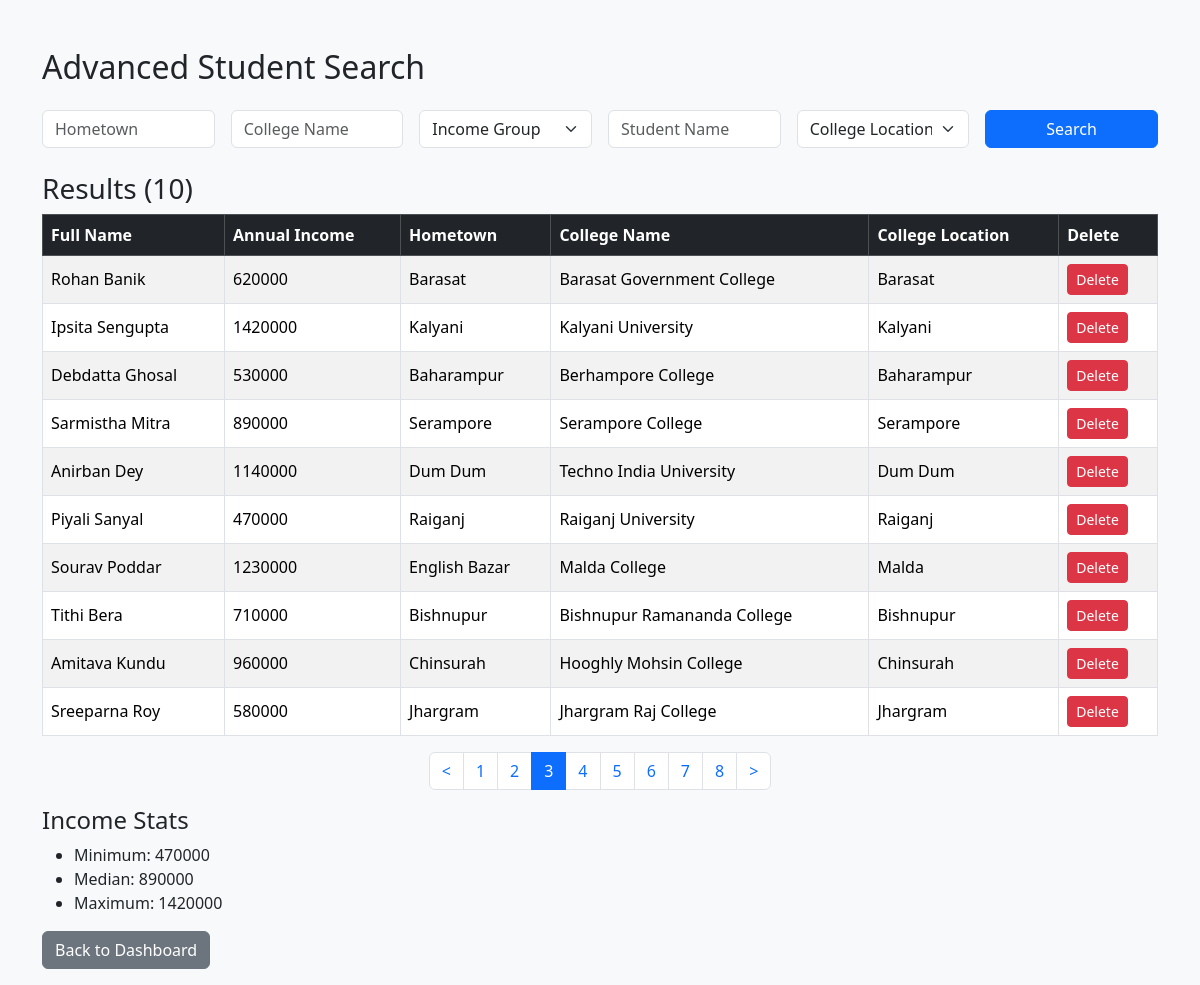
The app's page /admin/search?page=3 (signed in) with its own data.
### tables this page shows
CREATE TABLE profiles (
            user_id INTEGER PRIMARY KEY,
            full_name TEXT,
            annual_income INTEGER,
            hometown TEXT,
            college_name TEXT,
            college_location TEXT,
            FOREIGN KEY(user_id) REFERENCES users(id)
        );

### app.py (the view, shortened to what this page needs)
@app.route('/admin/search', methods=['GET', 'POST'])
@login_required
def admin_search():
    if getattr(current_user, 'role', None) != 'admin':
        return redirect(url_for('admin_login'))
    page = request.args.get('page', 1, type=int)
    per_page = 10
    conn = sqlite3.connect('database.db')
    c = conn.cursor()
    income_groups = [
        ('<4.8L', 'annual_income < 480000'),
        ('4.8L-7.7L', 'annual_income BETWEEN 480000 AND 770000'),
        ('7.7L-10.2L', 'annual_income BETWEEN 770000 AND 1020000'),
        ('10.2L-13.8L', 'annual_income BETWEEN 1020000 AND 1380000'),
        ('>13.8L', 'annual_income > 1380000')
    ]
    c.execute("SELECT DISTINCT college_location FROM profiles")
    college_locations = sorted([row[0] for row in c.fetchall()])
    filters = []
    params = []
    query = '''SELECT * FROM profiles'''
    count_query = '''SELECT COUNT(*) FROM profiles'''
    if filters:
        filter_str = ' WHERE ' + ' AND '.join(filters)
        query += filter_str
        count_query += filter_str
    c.execute(count_query, params)
    total = c.fetchone()[0]
    query += ' LIMIT ? OFFSET ?'
    c.execute(query, params + [per_page, (page-1)*per_page])
    results = c.fetchall()
    incomes = [row[2] for row in results]
    stats = {
        'min': min(incomes) if incomes else 0,
        'max': max(incomes) if incomes else 0,
        'median': sorted(incomes)[len(incomes)//2] if incomes else 0
    }
    conn.close()
    total_pages = ceil(total/per_page) if total else 1
    pagination_window = get_pagination_window(page, total_pages, window=8)
    return render_template('admin_search.html',
                           results=results,
                           stats=stats,
                           income_groups=income_groups,
                           total_pages=total_pages,
                           current_page=page,
                           pagination_window=pagination_window,
                           college_locations=college_locations)

### app.py (called while the page is built)
def get_pagination_window(current_page, total_pages, window=8):
    half = window // 2
    if total_pages <= window:
        return list(range(1, total_pages + 1))
    elif current_page <= half:
        return list(range(1, window + 1))
    elif current_page >= total_pages - half:
        return list(range(total_pages - window + 1, total_pages + 1))
    else:
        return list(range(current_page - half + 1, current_page + half + 1))

@login_manager.user_loader
def user_loader(username):
    conn = sqlite3.connect('database.db')
    c = conn.cursor()
    c.execute("SELECT * FROM users WHERE username = ?", (username,))
    user_data = c.fetchone()
    if not user_data:
        return None
    user = User()
    user.id = username
    user.role = user_data[3]
    return user

### templates/admin_search.html (shortened to what this page needs)
<!DOCTYPE html>
<html>
<head>
  <link href="https://cdn.jsdelivr.net/npm/bootstrap@5.3.2/dist/css/bootstrap.min.css" rel="stylesheet">
</head>
<body class="bg-light">
<div class="container mt-5">
  <h2 class="mb-4">Advanced Student Search</h2>
  <form method="post" class="row g-3 mb-3">
    <div class="col-md-2">
      <input class="form-control" name="hometown" placeholder="Hometown" value="{{ request.form.get('hometown', '') }}">
    </div>
    <div class="col-md-2">
      <input class="form-control" name="college_name" placeholder="College Name" value="{{ request.form.get('college_name', '') }}">
    </div>
    <div class="col-md-2">
      <select class="form-select" name="income_group">
        <option value="">Income Group</option>
      </select>
    </div>
    <div class="col-md-2">
      <input class="form-control" name="student_name" placeholder="Student Name" value="{{ request.form.get('student_name', '') }}">
    </div>
    <div class="col-md-2">
      <select class="form-select" name="college_location">
        <option value="">College Location</option>
      </select>
    </div>
    <div class="col-md-2">
      <button type="submit" class="btn btn-primary w-100">Search</button>
    </div>
  </form>
  {% if results is not none %}
    <h3 class="mt-4">Results ({{ results|length }})</h3>
    <div class="table-responsive">
      <table class="table table-striped table-bordered align-middle">
        <thead class="table-dark">
          <tr>
            <th>Full Name</th>
            <th>Annual Income</th>
            <th>Hometown</th>
            <th>College Name</th>
            <th>College Location</th>
            <th>Delete</th>
          </tr>
        </thead>
        <tbody>
          {% for r in results %}
          <tr>
            <td>{{ r[1] }}</td>
            <td>{{ r[2] }}</td>
            <td>{{ r[3] }}</td>
            <td>{{ r[4] }}</td>
            <td>{{ r[5] }}</td>
            <td>
              <a class="btn btn-sm btn-danger" href="{{ url_for('admin_delete', user_id=r[0]) }}" onclick="return confirm('Are you sure you want to delete this student?');">Delete</a>
            </td>
          </tr>
          {% endfor %}
        </tbody>
      </table>
    </div>
    {% include 'pagination.html' %}
    <div class="mt-3">
      <h4>Income Stats</h4>
      <ul>
        <li>Minimum: {{ stats.min }}</li>
        <li>Median: {{ stats.median }}</li>
        <li>Maximum: {{ stats.max }}</li>
      </ul>
    </div>
  {% endif %}
  <p class="mt-3"><a class="btn btn-secondary" href="{{ url_for('admin_dashboard') }}">Back to Dashboard</a></p>
</div>
</body>
</html>

### records on screen
profiles: full_name "Rohan Banik", annual_income "620000", hometown "Barasat", college_name "Barasat Government College", college_location "Barasat"
profiles: full_name "Ipsita Sengupta", annual_income "1420000", hometown "Kalyani", college_name "Kalyani University", college_location "Kalyani", max "1420000"
profiles: full_name "Debdatta Ghosal", annual_income "530000", hometown "Baharampur", college_name "Berhampore College", college_location "Baharampur"
profiles: full_name "Sarmistha Mitra", annual_income "890000", hometown "Serampore", college_name "Serampore College", college_location "Serampore", median "890000"
profiles: full_name "Anirban Dey", annual_income "1140000", hometown "Dum Dum", college_name "Techno India University", college_location "Dum Dum"
profiles: full_name "Piyali Sanyal", annual_income "470000", hometown "Raiganj", college_name "Raiganj University", college_location "Raiganj", min "470000"
profiles: full_name "Sourav Poddar", annual_income "1230000", hometown "English Bazar", college_name "Malda College", college_location "Malda"
profiles: full_name "Tithi Bera", annual_income "710000", hometown "Bishnupur", college_name "Bishnupur Ramananda College", college_location "Bishnupur"
profiles: full_name "Amitava Kundu", annual_income "960000", hometown "Chinsurah", college_name "Hooghly Mohsin College", college_location "Chinsurah"
profiles: full_name "Sreeparna Roy", annual_income "580000", hometown "Jhargram", college_name "Jhargram Raj College", college_location "Jhargram"

### other values on screen
{{ results|length }} "10"
{{ p }} "1" "2" "3" "4" "5" "6" "7" "8"
